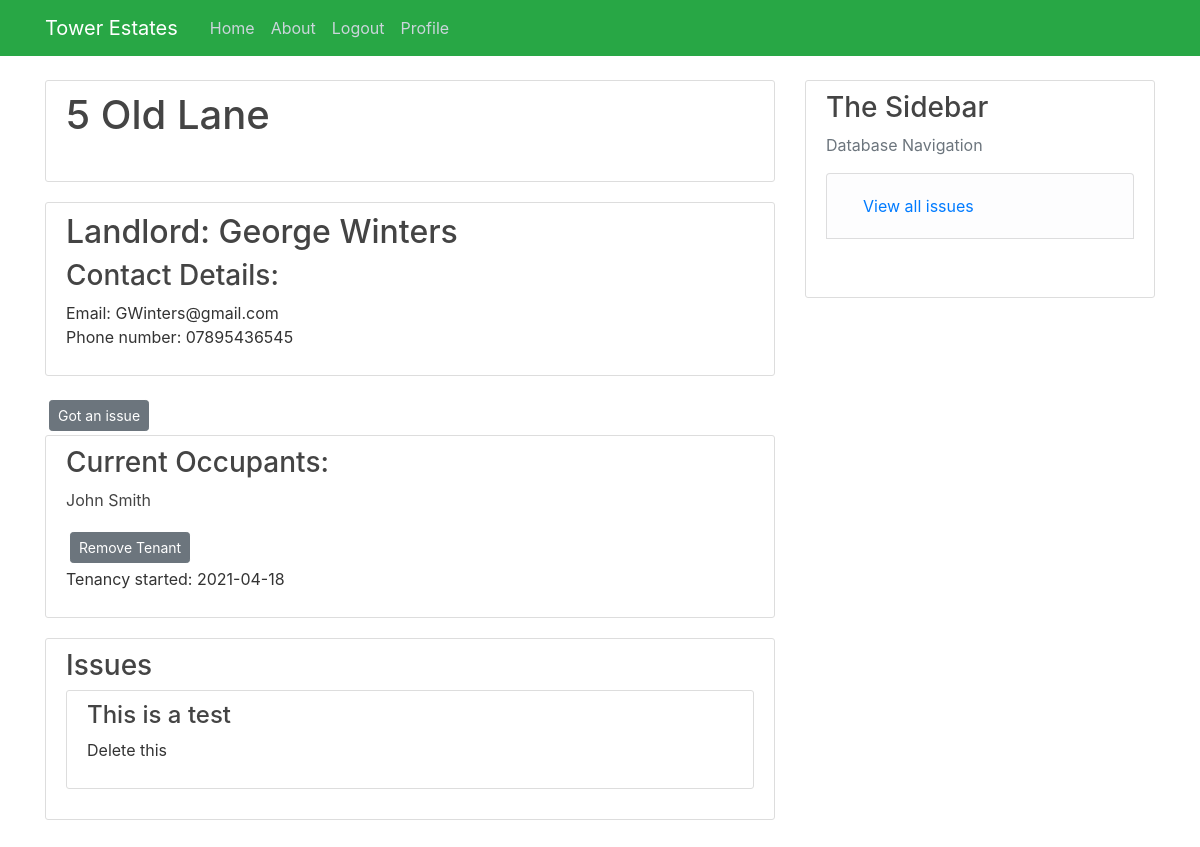
The page /Property/3 (signed in) on the database its author committed.
### Tower/models.py (models this page shows, shortened)
class Properties(db.Model):  # Properties table
    property_id = db.Column(db.Integer, primary_key=True)
    address_line_1 = db.Column(db.String(35), nullable=False)
    address_line_2 = db.Column(db.String(20), nullable=True, default=" ")
    postcode = db.Column(db.String(10), nullable=False)
    landlord_id = db.Column(db.Integer, db.ForeignKey("user.user_id"), nullable=False)
    issue = db.relationship("Issue",cascade="all, delete-orphan", backref="Properties", lazy=True)

class User(db.Model, UserMixin):  # User table
    user_id = db.Column(db.Integer, primary_key=True)
    name = db.Column(db.String(55), nullable=False)
    phone_number= db.Column(db.String(15), nullable=False)
    role= db.Column(db.String(12), nullable=False)
    email = db.Column(db.String(120), unique=True, nullable=False)
    business= db.Column(db.String(150), nullable=True)
    password = db.Column(db.String(64), nullable=False)
    properties = db.relationship("Properties",cascade="all, delete-orphan" ,backref="User", lazy=True)
    occupants = db.relationship("Tenancies", backref="User", secondary=occupants, lazy=True)
    contractor = db.relationship("Quotes", cascade="all, delete-orphan",backref="User", lazy=True)

class Tenancies(db.Model):  # Tenancies table
    tenancy_id = db.Column(db.Integer, primary_key=True)
    property_id = db.Column(db.Integer, db.ForeignKey("properties.property_id"), nullable=False)
    start_date = db.Column(db.Date, nullable=False)
    occupants = db.relationship("User", backref="Tenancies", secondary=occupants, lazy=True)

class Issue(db.Model):  # Issue table
    issue_id = db.Column(db.Integer, primary_key=True)
    summary = db.Column(db.String(100), nullable=False)
    content = db.Column(db.String(500), nullable=False)
    approved = db.Column(db.Boolean, default=False)
    opened = db.Column(db.DateTime, nullable=False, default=datetime.utcnow())
    closed = db.Column(db.Boolean, default=False)
    property_id = db.Column(db.Integer, db.ForeignKey("properties.property_id"), nullable=False)
    jobs = db.relationship("Jobs", backref="Issue", lazy=True, cascade="all, delete-orphan")
    notes = db.relationship("Issue_Notes", backref="Issue", lazy=True, cascade="all, delete-orphan")

### Tower/routes.py (the view)
@app.route("/Property/<int:property_id>", methods=["GET", "POST"])  # The homepage for each property
@login_required
def Property(property_id):
    property = db.session.query(Properties, User).outerjoin(Properties, User.user_id == Properties.landlord_id). \
        filter(Properties.property_id == property_id).first()  # Gets the properties details
    tenancy = db.session.query(Tenancies).filter(Tenancies.property_id == property_id).first()
    occupancies = db.session.query(User).outerjoin(Tenancies.occupants).filter(Tenancies.property_id == property_id)  # Gets all the occupants of a property
    issues = db.session.query(Issue).filter(Issue.property_id == property_id).order_by(Issue.opened.desc())
    return render_template("Property.html", title="Property", property=property, occupancies=occupancies,
                           tenancy=tenancy, issues=issues)

### Tower/models.py (called while the page is built)
@login_manager.user_loader
def load_user(user_id):
    return User.query.get(int(user_id))

### Tower/templates/Property.html (shortened to what this page needs)
{% extends "layout.html" %}
{% block content %}
<div class="content-section">
    <h2 class="account-heading"> {{property.Properties.address_line_1}} {{property.Properties.address_line_2}}</h2>
    <br>
</div>
<div class="content-section">
    <h2><a class="article-title" href="{{ url_for('Landlord', user_id= property.Properties.landlord_id) }}">Landlord: {{property.User.name}}</a></h2>
    <h3>Contact Details:</h3>
    <p>Email: {{property.User.email}} <br>Phone number: {{property.User.phone_number}}
</div>
<div>
    <a class="btn btn-secondary btn-sm m-1" href=" {{url_for('create_issue', property_id = property.Properties.property_id)}}">Got an issue</a>
</div>
<div class="content-section">
    <h3> Current Occupants: </h3>
    {% for current in occupancies %}
    {% if current != None %}
    <p> <a class="article-title"href=" {{ url_for('Tenant', user_id= current.user_id) }}">{{current.name}}</a></p>
    <a class="btn btn-secondary btn-sm m-1" href="{{url_for('remove_tenant', property_id =property.Properties.property_id, user_id= current.user_id) }} ">Remove Tenant</a>
    {% endif %}
    {% endfor %}
    <p>Tenancy started: {{tenancy.start_date}}
</div>
<div class="content-section">
    <h3>Issues</h3>
    {% for issue in issues %}
    <div class="content-section">
        <h4><a class="article-title"href=" {{ url_for('Issue_page', issue_id = issue.issue_id) }}">{{issue.summary}}</a></h4>
        <p>{{issue.content}}</p>
    </div>
    {%endfor%}
</div>
{% endblock content %}

### Tower/Static/main.css (style rules this page uses)
body { background: #ffffff; color: #333333; margin-top: 5rem; }
h1, h2, h3, h4, h5, h6 { color: #444444; }
.content-section { background: #ffffff; padding: 10px 20px; border: 1px solid #dddddd; border-radius: 3px; margin-bottom: 20px; }
.article-title { color: #444444; }
.account-heading { font-size: 2.5rem; }

### rows shown on the page
Properties: Properties.address_line_1 "5 Old Lane"
User: User.name "George Winters", User.email "GWinters@gmail.com", User.phone_number "07895436545"
User: name "John Smith"
Tenancies: start_date "2021-04-18"
Issue: summary "This is a test", content "Delete this"
